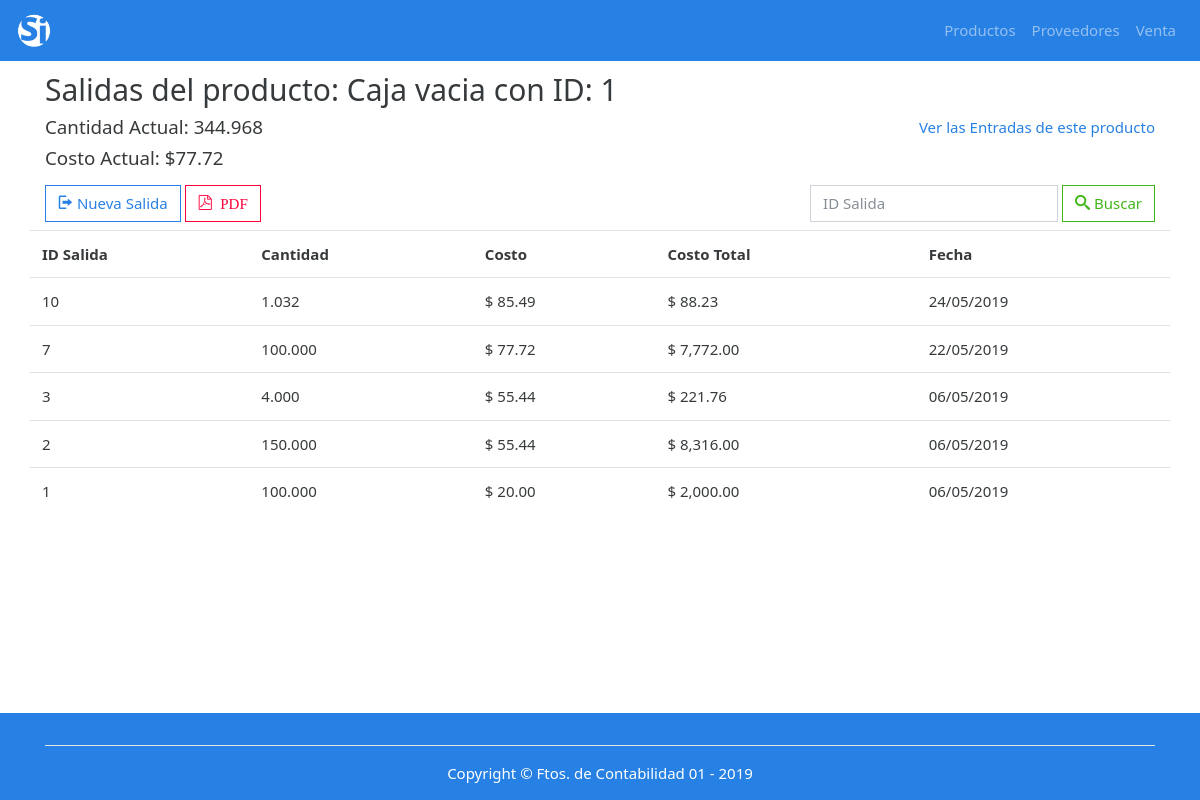
The app's page /index.php?p=salidas&id=1 with its own data.
### tables this page shows
CREATE TABLE `productos` (
  `idProducto` int(11) NOT NULL,
  `idProveedor` int(11) DEFAULT NULL,
  `nombre` varchar(80) DEFAULT NULL,
  `precio` decimal(6,2) DEFAULT NULL,
  `cantidad` decimal(10,3) DEFAULT NULL,
  `medida` varchar(60) NOT NULL
);

CREATE TABLE `salidas` (
  `idSalida` int(11) NOT NULL,
  `idProducto` int(11) DEFAULT NULL,
  `cantidad` decimal(10,3) DEFAULT NULL,
  `precio` decimal(10,2) NOT NULL,
  `fecha` timestamp NOT NULL DEFAULT CURRENT_TIMESTAMP ON UPDATE CURRENT_TIMESTAMP
);

### index.php (called while the page is built, shortened)
<?php
    $pagina = isset($_GET['p']) ? $_GET['p'] : 'inicio';
    require_once 'paginas/header.php';
    require_once 'paginas/' . $pagina . '.php';
    require_once 'paginas/footer.php';
 ?>

### paginas/salidas.php (the view, shortened to what this page needs)
<?php
$id = $_GET['id'];
?>
    <div class="container">
       <?php
        $conexion = conectar();
        $sqlProvs = "SELECT * FROM productos where idProducto = $id";
        $resp = mysqli_query($conexion,$sqlProvs);
        while ($producto = mysqli_fetch_array($resp)):
          $prod = $producto['nombre'];$prodID = $producto['idProducto'];
       ?>
      <p class="h2 mt-3">Salidas del producto: <?php echo ucfirst($producto['nombre']) . " con ID: " . $producto['idProducto']; ?> </p><a href="index.php?p=entradas&id=<?php echo $producto['idProducto']; ?>" class="float-right">Ver las Entradas de este producto</a>
      <p class="h5">Cantidad Actual: <?php echo $producto['cantidad']; ?></p>
      <p class="h5 mb-3">Costo Actual: <?php echo "$" . $producto['precio']; ?></p>
      <?php endwhile ?>
      <div class="row my-2">
        <div class="col-6">
          <button class="btn btn-outline-primary"  data-toggle="modal" data-target="#NuevaSalida"><span class="icon-log-out"></span> Nueva Salida</button><a href="paginas/php/reporteSalidas.php?id=<?php echo $prodID ?>" target="_blank" class="ml-1 btn btn-outline-danger" title="Ver como PDF"><span class="icon-file-pdf"> PDF</span></a>
        </div>
        <div class="col-6">
          <form class="form-inline float-right" action="" method="POST">
            <input class="form-control mr-sm-1" type="text" placeholder="ID Salida" name="buscarSalida" aria-label="Search">
            <button class="btn btn-outline-success my-2 my-sm-0" title="Buscar por fecha" name="btnBuscarSalida" type="submit"><span class="icon-search"></span> Buscar</button>
          </form>
        </div>
      </div>
      <div class="row">
        <table class="table table-hover">
          <tr>
            <th>ID Salida</th>
            <th>Cantidad</th>
            <th>Costo</th>
            <th>Costo Total</th>
            <th>Fecha</th>
          </tr>
          <?php
            $conexion = conectar();
            if (isset($_POST['btnBuscarSalida'])) {
              $busqueda = $_POST['buscarSalida'];
              $sqlSalidas = "SELECT salidas.idSalida, productos.nombre, salidas.cantidad, salidas.precio, salidas.fecha FROM productos inner join salidas on productos.idProducto = salidas.idProducto where productos.idProducto = $id and salidas.idSalida like '%$busqueda%' order by salidas.fecha DESC";
            }else{
              $sqlSalidas = "SELECT salidas.idSalida, productos.nombre, salidas.cantidad, salidas.precio, salidas.fecha FROM productos inner join salidas on productos.idProducto = salidas.idProducto where productos.idProducto = $id order by salidas.fecha DESC";
            }
            $res = mysqli_query($conexion,$sqlSalidas);
            $n = mysqli_num_rows($res);
            if ($n == 0){
              echo "<td colspan='5' class='text-center'>No se encontraron Salidas</td>";
            }else{
            while ($most = mysqli_fetch_array($res)):
          ?>
          <tr>
            <td><?php echo $most['idSalida']; ?></td>
            <td><?php echo $most['cantidad']; ?></td>
            <td><?php echo "$ ".$most['precio']; ?></td>
            <td><?php echo "$ ".number_format(($most['precio'] * $most['cantidad']),2); ?></td>
            <td><?php
            $fecha = date_create($most['fecha']);
              echo date_format($fecha,'d/m/Y');
            ?></td>
          </tr>
          <?php endwhile;
          }
          ?>
        </table>
      </div>
    </div>

### css/modern-business.css (style rules this page uses)
body { padding-top: 54px; }
@media (min-width: 992px) { body { padding-top: 56px; } }

### css/icomoon.css (style rules this page uses)
[class^="icon-"], [class*=" icon-"] { font-family: 'icomoon' !important; speak: none; font-style: normal; font-weight: normal; font-variant: normal; text-transform: none; line-height: 1; -webkit-font-smoothing: antialiased; -moz-osx-font-smoothing: grayscale; }
.icon-log-out:before { content: "\e9d5"; }
.icon-search:before { content: "\eb07"; }
.icon-file-pdf:before { content: "\ec60"; }

### records on screen
productos: nombre "Caja vacia", idProducto "1", cantidad "344.968", precio "77.72"
salidas: idSalida "10", cantidad "1.032", precio "85.49", $most['precio'] * $most['cantidad'] "88.23", fecha "24/05/2019"
salidas: idSalida "7", cantidad "100.000", precio "77.72", $most['precio'] * $most['cantidad'] "7,772.00", fecha "22/05/2019"
salidas: idSalida "3", cantidad "4.000", precio "55.44", $most['precio'] * $most['cantidad'] "221.76", fecha "06/05/2019"
salidas: idSalida "2", cantidad "150.000", precio "55.44", $most['precio'] * $most['cantidad'] "8,316.00", fecha "06/05/2019"
salidas: idSalida "1", cantidad "100.000", precio "20.00", $most['precio'] * $most['cantidad'] "2,000.00", fecha "06/05/2019"
